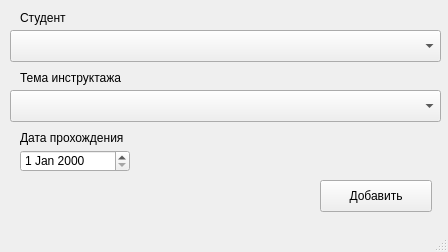
<?xml version="1.0" encoding="UTF-8"?>
<ui version="4.0">
 <class>MainWindow</class>
 <widget class="QMainWindow" name="MainWindow">
  <property name="geometry">
   <rect>
    <x>0</x>
    <y>0</y>
    <width>448</width>
    <height>252</height>
   </rect>
  </property>
  <property name="windowTitle">
   <string>Дата прохождение инструктажа студентом</string>
  </property>
  <widget class="QWidget" name="centralwidget">
   <widget class="QLabel" name="label">
    <property name="geometry">
     <rect>
      <x>20</x>
      <y>10</y>
      <width>91</width>
      <height>16</height>
     </rect>
    </property>
    <property name="text">
     <string>Cтудент</string>
    </property>
   </widget>
   <widget class="QComboBox" name="comboBox">
    <property name="geometry">
     <rect>
      <x>10</x>
      <y>30</y>
      <width>431</width>
      <height>32</height>
     </rect>
    </property>
   </widget>
   <widget class="QLabel" name="label_2">
    <property name="geometry">
     <rect>
      <x>20</x>
      <y>70</y>
      <width>161</width>
      <height>16</height>
     </rect>
    </property>
    <property name="text">
     <string>Тема инструктажа</string>
    </property>
   </widget>
   <widget class="QComboBox" name="comboBox_2">
    <property name="geometry">
     <rect>
      <x>10</x>
      <y>90</y>
      <width>431</width>
      <height>32</height>
     </rect>
    </property>
   </widget>
   <widget class="QDateEdit" name="dateEdit">
    <property name="geometry">
     <rect>
      <x>20</x>
      <y>150</y>
      <width>110</width>
      <height>22</height>
     </rect>
    </property>
   </widget>
   <widget class="QLabel" name="label_3">
    <property name="geometry">
     <rect>
      <x>20</x>
      <y>130</y>
      <width>161</width>
      <height>16</height>
     </rect>
    </property>
    <property name="text">
     <string>Дата прохождения</string>
    </property>
   </widget>
   <widget class="QPushButton" name="pushButton">
    <property name="geometry">
     <rect>
      <x>320</x>
      <y>180</y>
      <width>112</width>
      <height>32</height>
     </rect>
    </property>
    <property name="text">
     <string>Добавить</string>
    </property>
   </widget>
  </widget>
  <widget class="QStatusBar" name="statusbar"/>
 </widget>
 <resources/>
 <connections/>
</ui>
